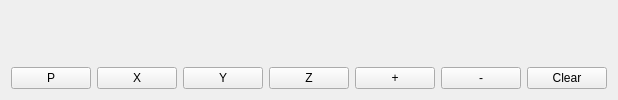
            <widget class="QWidget" name="tab">
             <attribute name="title">
              <string>Plot</string>
             </attribute>
             <layout class="QGridLayout" name="gridLayout_4">
              <item row="1" column="3">
               <widget class="QPushButton" name="viewZ">
                <property name="text">
                 <string>Z</string>
                </property>
               </widget>
              </item>
              <item row="1" column="2">
               <widget class="QPushButton" name="viewY">
                <property name="text">
                 <string>Y</string>
                </property>
               </widget>
              </item>
              <item row="0" column="0" colspan="7">
               <widget class="VTKBackPlot" name="vtkbackplot"/>
              </item>
              <item row="1" column="0">
               <widget class="QPushButton" name="viewP">
                <property name="text">
                 <string>P</string>
                </property>
               </widget>
              </item>
              <item row="1" column="5">
               <widget class="QPushButton" name="viewOut">
                <property name="text">
                 <string>-</string>
                </property>
               </widget>
              </item>
              <item row="1" column="6">
               <widget class="QPushButton" name="viewClear">
                <property name="text">
                 <string>Clear</string>
                </property>
               </widget>
              </item>
              <item row="1" column="4">
               <widget class="QPushButton" name="viewIn">
                <property name="text">
                 <string>+</string>
                </property>
               </widget>
              </item>
              <item row="1" column="1">
               <widget class="QPushButton" name="viewX">
                <property name="text">
                 <string>X</string>
                </property>
               </widget>
              </item>
             </layout>
             <zorder>vtkbackplot</zorder>
             <zorder>viewClear</zorder>
             <zorder>viewP</zorder>
             <zorder>viewOut</zorder>
             <zorder>viewIn</zorder>
             <zorder>viewZ</zorder>
             <zorder>viewY</zorder>
             <zorder>viewX</zorder>
            </widget>
